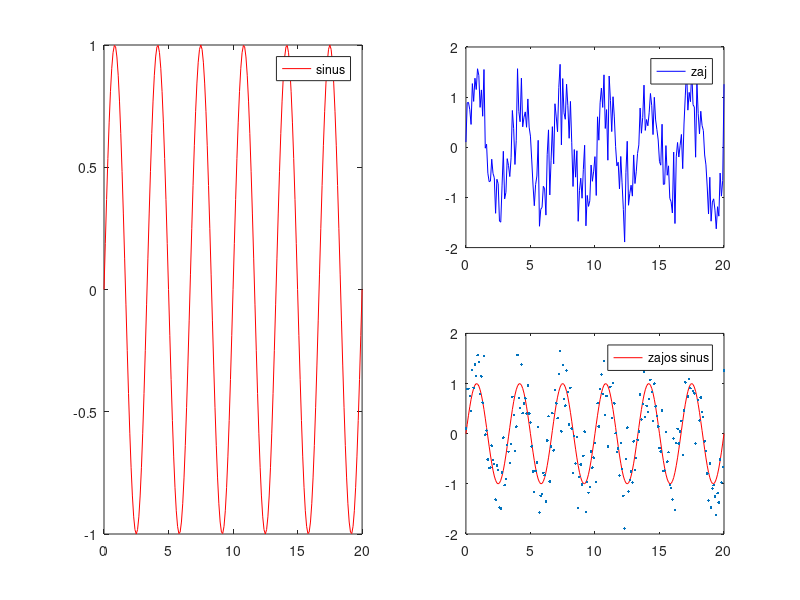

Here is the MATLAB script that generated this plot:
clear all
close all 
clc 

t = 0: 0.1: 20;
f = 0.3;
a = 1;

x = a * sin (2*pi*f*t);

z = randn(size(t)) * 0.5;

xz = x +z;

subplot(1,2,1)
plot(t, x, 'r')
legend('sinus')

subplot(2,2,2)
plot(t, xz, 'b')
legend('zaj')

subplot(2,2,4)
plot(t,x,'r', t, xz, '.');
legend('zajos sinus')

